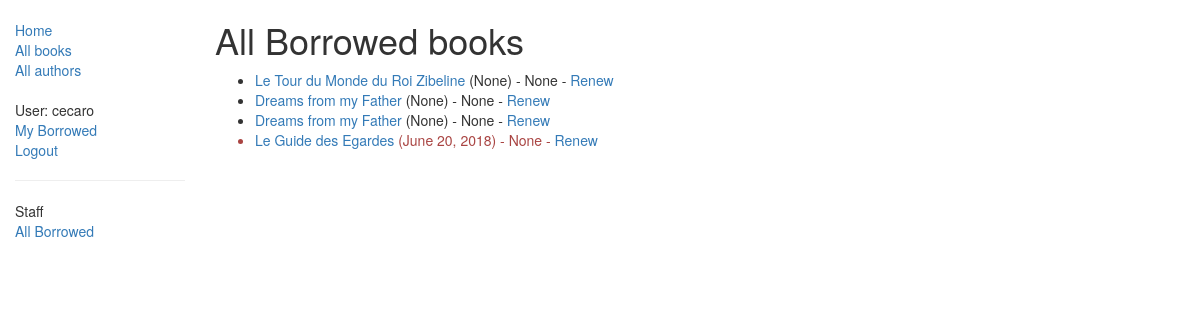
/catalog/borrowed (signed in), run on an earlier commit of the app's database.
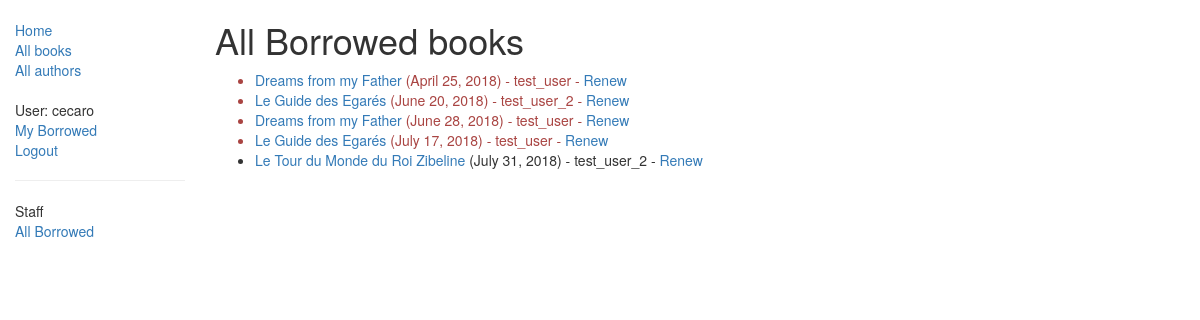
And on a later commit of the database.
### catalog/models.py (models this page shows, shortened)
class BookInstance(models.Model):
    id = models.UUIDField(primary_key=True, default=uuid.uuid4,
                          help_text="Unique ID for this particular book across whole library")
    book = models.ForeignKey('Book', on_delete=models.SET_NULL, null=True)
    imprint = models.CharField(max_length=200)
    due_back = models.DateField(null=True, blank=True)
    borrower = models.ForeignKey(
        User, on_delete=models.SET_NULL, null=True, blank=True)
    @property
    def is_overdue(self):
        if self.due_back and date.today() > self.due_back:
            return True
        return False
    LOAN_STATUS = (
        ('d', 'Maintenance'),
        ('o', 'On loan'),
        ('a', 'Available'),
        ('r', 'Reserved'),
    )
    status = models.CharField(max_length=1, choices=LOAN_STATUS,
                              blank=True, default='d', help_text='Book availability')
    class Meta:
        ordering = ["due_back"]
        permissions = (("can_mark_returned", "Set book as returned"),)

class Book(models.Model):
    title = models.CharField(max_length=200)
    author = models.ForeignKey('Author', on_delete=models.SET_NULL, null=True)
    summary = models.TextField(
        max_length=1000, help_text="Enter a brief description of the book")
    isbn = models.CharField(
        'ISBN', max_length=13, help_text='13 Character <a href="https://www.isbn-international.org/content/what-isbn">ISBN number</a>')
    genre = models.ManyToManyField(
        Genre, help_text="Select a genre for this book")
    language = models.ForeignKey(
        'Language', on_delete=models.SET_NULL, null=True)

### catalog/views.py (the view)
# urls.py: path('borrowed', views.AllLoanedBooksListView.as_view(), name='all-borrowed'),
class AllLoanedBooksListView(PermissionRequiredMixin, generic.ListView):
    permission_required = 'catalog.can_mark_returned'
    model = BookInstance
    template_name = 'catalog/bookinstance_list_all_borrowed.html'
    paginate_by = 10
    def get_queryset(self):
        return BookInstance.objects.filter(status__exact='o').order_by('due_back')

### catalog/templates/catalog/bookinstance_list_all_borrowed.html
{% extends "base_generic.html" %}
{% block content %}
    <h1>All Borrowed books</h1>
    {% if bookinstance_list %}
    <ul>
      {% for bookinst in bookinstance_list %}
      <li class="{% if bookinst.is_overdue %}text-danger{% endif %}">
        <a href="{% url 'book-detail' bookinst.book.pk %}">{{bookinst.book.title}}</a> ({{ bookinst.due_back }}) {% if user.is_staff %}- {{ bookinst.borrower }}{% endif %} {% if perms.catalog.can_mark_returned %}- <a href="{% url 'renew-book-librarian' bookinst.id %}">Renew</a> {% endif %}
      </li>
      {% endfor %}
    </ul>
    {% else %}
      <p>There are no books borrowed.</p>
    {% endif %}
{% endblock %}

### catalog/templates/base_generic.html (shortened to what this page needs)
<!DOCTYPE html>
<html lang="en">
<head>
  <link rel="stylesheet" href="https://maxcdn.bootstrapcdn.com/bootstrap/3.3.7/css/bootstrap.min.css">
  {% load static %}
  <link rel="stylesheet" href="{% static 'css/styles.css' %}">
</head>
<body>
  <div class="container-fluid">
    <div class="row">
      <div class="col-sm-2">
      {% block sidebar %}
      <ul class="sidebar-nav">
          <li><a href="{% url 'index' %}">Home</a></li>
          <li><a href="{% url 'books' %}">All books</a></li>
          <li><a href="{% url 'authors' %}">All authors</a></li>
      </ul>
      <ul class="sidebar-nav">
        {% if user.is_authenticated %}
          <li>User: {{ user.get_username }}</li>
          <li><a href="{% url 'my-borrowed' %}">My Borrowed</a></li>
          <li><a href="{% url 'logout'%}?next={{request.path}}">Logout</a></li>
        {% else %}
          <li><a href="{% url 'login'%}?next={{request.path}}">Login</a></li>
        {% endif %}
     </ul>
     {% if user.is_staff %}
     <hr />
     <ul class="sidebar-nav">
      <li>Staff</li>
      <li><a href="{% url 'all-borrowed' %}">All Borrowed</a></li>
     </ul>
     {% endif %}
     {% endblock %}
      </div>
      <div class="col-sm-10 ">
      {% block content %}{% endblock %}
      </div>
    </div>
  </div>
</body>
</html>

### catalog/static/styles.css (style rules this page uses)
.sidebar-nav { margin-top: 20px; padding: 0; list-style: none; }

What changed in the data, as far as the page shows it:
changed BookInstance: due_back "None" → "April 25, 2018"; borrower "None" → "test_user"
changed BookInstance "June 20, 2018": book "Le Guide des Egardes" → "Le Guide des Egarés"; borrower "None" → "test_user_2"
changed BookInstance: due_back "None" → "June 28, 2018"; borrower "None" → "test_user"; moves down the list
now on this page (row edited): BookInstance: book "Le Guide des Egarés", due_back "July 17, 2018", borrower "test_user"
changed BookInstance "Le Tour du Monde du Roi Zibeline": due_back "None" → "July 31, 2018"; borrower "None" → "test_user_2"; moves down the list
